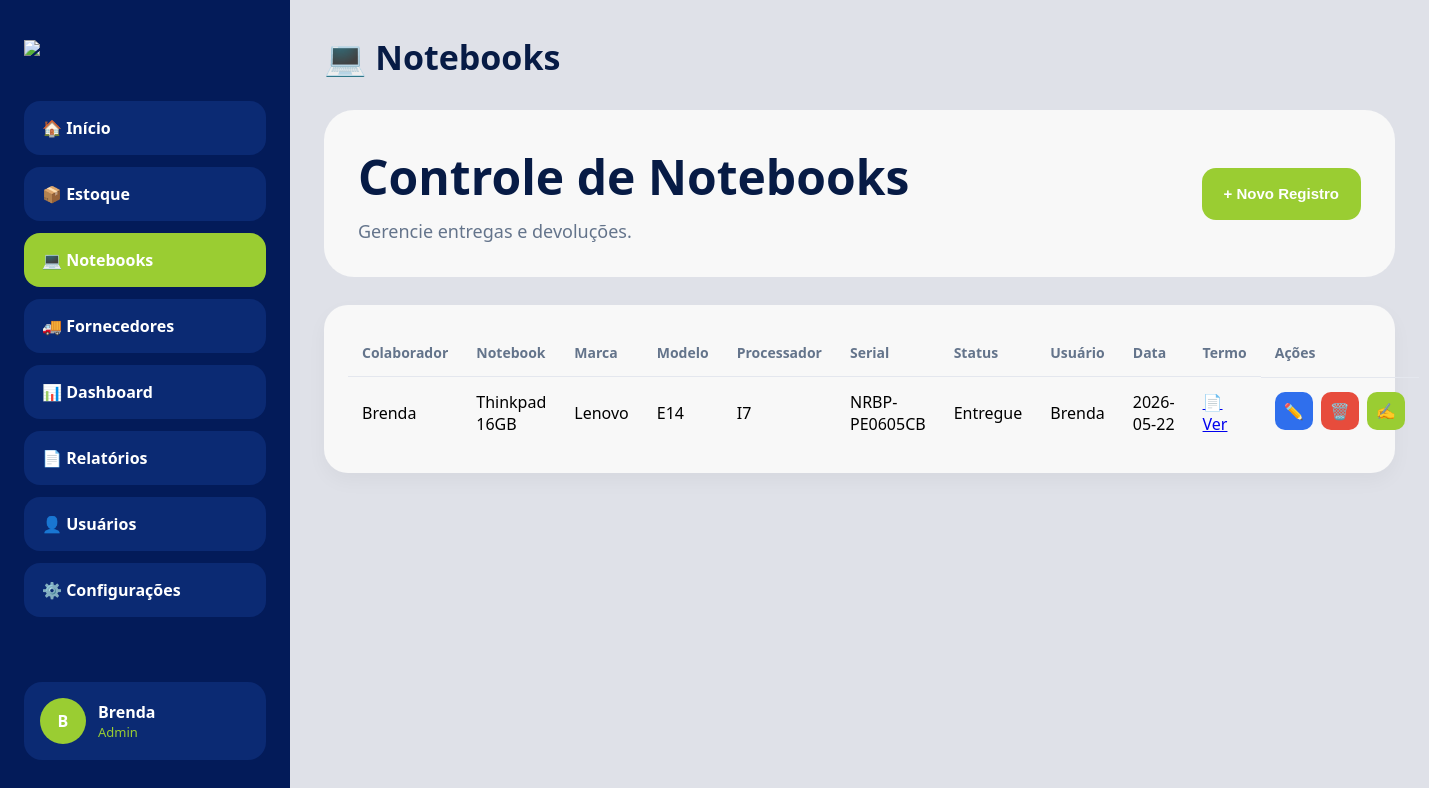
The page /notebooks (signed in) on the database its author committed.
### routes/models.py (models this page shows)
class Notebook(db.Model):
    __tablename__ = 'notebooks'
    id = db.Column(
        db.Integer,
        primary_key=True
    )
    colaborador = db.Column(
        db.String(100)
    )
    token = db.Column(
    db.String(120),
    unique=True
    )
    notebook = db.Column(
        db.String(100)
    )
    marca = db.Column(
        db.String(100)
    )
    modelo = db.Column(
        db.String(100)
    )
    processador = db.Column(
        db.String(100)
    )
    serial = db.Column(
        db.String(100)
    )
    cpf = db.Column(
        db.String(50)
    )
    area = db.Column(
        db.String(100)
    )
    matricula = db.Column(
        db.String(100)
    )
    valor = db.Column(
        db.String(100)
    )
    status = db.Column(
        db.String(50)
    )
    termo = db.Column(
       db.String(200)
    )
    assinatura = db.Column(
       db.String(200)
    )
    usuario = db.Column(
        db.String(100)
    )
    data = db.Column(
        db.String(100)
    )
    observacoes = db.Column(
        db.Text
    )

### routes/notebooks.py (the view)
@notebooks_bp.route('/notebooks')
def notebooks():
    if 'usuario' not in session:
        return redirect('/')
    notebooks = Notebook.query.all()
    return render_template(
        'notebooks.html',
        notebooks=notebooks
    )

### templates/notebooks.html (shortened to what this page needs)
{% extends 'base_estoque.html' %}
{% block content %}
<div class="topbar">
    <div class="topbar-title">
        💻 Notebooks
    </div>
</div>
<div class="welcome">
    <div>
        <h1>
            Controle de Notebooks
        </h1>
        <p>
            Gerencie entregas e devoluções.
        </p>
    </div>
    <button
        class="btn-add"
        onclick="abrirModal()"
    >
        + Novo Registro
    </button>
</div>
<div class="box">
    <table>
        <thead>
            <tr>
                <th>Colaborador</th>
                <th>Notebook</th>
                <th>Marca</th>
                <th>Modelo</th>
                <th>Processador</th>
                <th>Serial</th>
                <th>Status</th>
                <th>Usuário</th>
                <th>Data</th>
                <th>Termo</th>
                <th>Ações</th>
            </tr>
        </thead>
        <tbody>
            {% for notebook in notebooks %}
            <tr>
                <td>{{ notebook.colaborador }}</td>
                <td>{{ notebook.notebook }}</td>
                <td>{{ notebook.marca }}</td>
                <td>{{ notebook.modelo }}</td>
                <td>{{ notebook.processador }}</td>
                <td>{{ notebook.serial }}</td>
                <td>{{ notebook.status }}</td>
                <td>{{ notebook.usuario }}</td>
                <td>{{ notebook.data }}</td>
                <td>
                    {% if notebook.termo %}
                    <a
                        href="/uploads/{{ notebook.termo }}"
                        target="_blank"
                    >
                        📄 Ver
                    </a>
                    {% endif %}
                </td>
                <td class="acoes">
                    <a
                        href="/editar_notebook/{{ notebook.id }}"
                        class="btn-edit"
                    >
                        ✏️
                    </a>
                    <a
                        href="/excluir_notebook/{{ notebook.id }}"
                        class="btn-delete"
                    >
                        🗑️
                    </a>
                    <a
                        href="/assinar/{{ notebook.id }}"
                        class="btn-sign"
                        target="_blank"
                    >
                        ✍️
                    </a>
                </td>
            </tr>
            {% endfor %}
        </tbody>
    </table>
</div>
{% endblock %}

### templates/base_estoque.html (shortened to what this page needs)
<!DOCTYPE html>
<html lang="pt-br">
<head>
    <link
        rel="stylesheet"
        href="{{ url_for('static', filename='css/style.css') }}"
    >
</head>
<body>
    <div class="sidebar">
        <div>
            <img
                src="{{ url_for('static', filename='img/allied.png') }}"
                class="logo-sidebar"
            >
            <div class="menu">
                <a
                    href="/home"
                    class="menu-link {% if request.path == '/home' %}active{% endif %}"
                >
                    🏠 Início
                </a>
<div
    class="menu-link"
    onclick="toggleMenu('estoqueSub')"
>
    📦 Estoque
</div>
               <a
    href="/notebooks"
    class="menu-link {% if request.path == '/notebooks' %}active{% endif %}"
>
    💻 Notebooks
</a>
                <a
                    href="#"
                    class="menu-link"
                >
                    🚚 Fornecedores
                </a>
                <a
                    href="#"
                    class="menu-link"
                >
                    📊 Dashboard
                </a>
                <a
                    href="#"
                    class="menu-link"
                >
                    📄 Relatórios
                </a>
                <a
                    href="#"
                    class="menu-link"
                >
                    👤 Usuários
                </a>
                <a
                    href="#"
                    class="menu-link"
                >
                    ⚙️ Configurações
                </a>
            </div>
        </div>
        <div class="bottom-user">
            <div class="avatar">
                {{ session['nome'][0] }}
            </div>
            <div>
                <div class="user-name">
                    {{ session['nome'] }}
                </div>
                <div class="user-level">
                    {{ session['nivel'] }}
                </div>
            </div>
        </div>
    </div>
    <div class="content">
        {% block content %}
        {% endblock %}
    </div>
</body>
</body>
</html>

### static/css/style.css (style rules this page uses)
* { margin:0; padding:0; box-sizing:border-box; }
body { font-family:'Segoe UI', sans-serif; background:#dfe1e8; }
.sidebar { width:290px; height:100vh; background:#031b59; position:fixed; left:0; top:0; padding:40px 24px; display:flex; flex-direction:column; justify-content:space-between; }
.logo-sidebar { width:170px; margin-bottom:40px; }
.menu { display:flex; flex-direction:column; gap:12px; }
.menu-link { background:#0b2a73; color:white; padding:16px 18px; border-radius:16px; text-decoration:none; font-weight:600; transition:.2s; }
.menu-link:hover, .active { background:#9acd32; }
.bottom-user { background:#0b2a73; border-radius:18px; padding:16px; display:flex; align-items:center; gap:12px; }
.avatar { width:46px; height:46px; border-radius:50%; background:#9acd32; color:white; display:flex; justify-content:center; align-items:center; font-weight:800; }
.user-name { color:white; font-weight:700; }
.user-level { color:#9acd32; font-size:13px; }
.content { margin-left:290px; padding:34px; }
.topbar { display:flex; justify-content:space-between; align-items:center; margin-bottom:30px; }
.topbar-title { font-size:34px; font-weight:800; color:#071b45; }
.welcome { background:#f8f8f8; border-radius:30px; padding:34px; display:flex; justify-content:space-between; align-items:center; margin-bottom:28px; }
.welcome h1 { font-size:48px; color:#071b45; margin-bottom:10px; }
.welcome p { color:#64748b; font-size:18px; }
.btn-add { background:#9acd32; color:#fff; border:none; height:52px; padding:0 22px; border-radius:14px; font-size:15px; font-weight:700; cursor:pointer; transition:.2s; }
.box { background:#f8f8f8; border-radius:24px; padding:24px; box-shadow:0 8px 20px rgba(0,0,0,0.04); }
table { width:100%; border-collapse:collapse; }
th { text-align:left; padding:14px; color:#64748b; font-size:14px; }
td { padding:14px; border-top:1px solid #e4e7ee; }
.acoes { display:flex; gap:8px; }
.btn-edit, .btn-delete, .btn-sign { width:38px; height:38px; border-radius:10px; display:flex; align-items:center; justify-content:center; text-decoration:none; color:white; }
.btn-edit { background:#2f6fed; }
.btn-delete { background:#e74c3c; }
.btn-sign { background:#9acd32; }

### rows shown on the page
Notebook: colaborador "Brenda", notebook "Thinkpad 16GB", marca "Lenovo", modelo "E14", processador "I7", serial "NRBP-PE0605CB", status "Entregue", usuario "Brenda", data "2026-05-22"

### other values the page prints
{{ session['nome'][0] }} "B"
{{ session['nome'] }} "Brenda"
{{ session['nivel'] }} "Admin"
